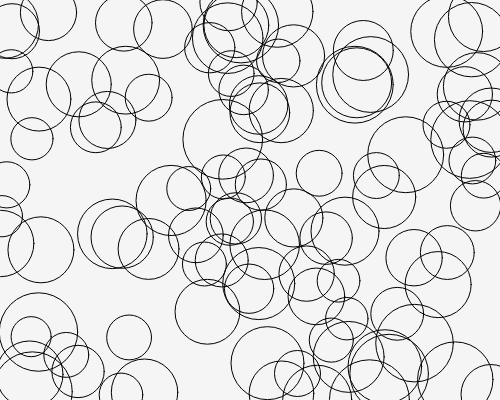
Frame 1 (no input)
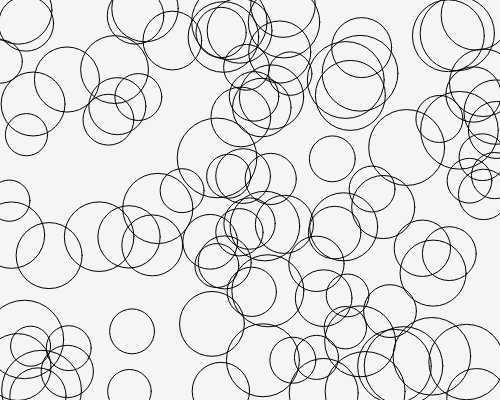
Frame 60 (no input)
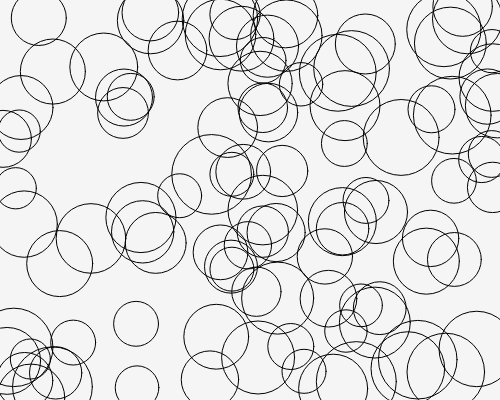
Frame 120 (the mouse pressed at the canvas centre since frame 60)

The p5.js sketch that drew these frames (run headless with seeded random() and noise() and a simulated clock; from frame 60 on, the mouse is pressed at the canvas centre):

// p5.js sketch
// ── sketch.js
let walkers = [];

function setup() {
  
  createCanvas(500, 400);
  
  for (let i = 0; i < 100; i++) {
    walkers.push(new Walker());
  }
}

function draw() {
  background(245);
  for (let i = 0; i < walkers.length; i++) {
    walkers[i].render();
  }
}

// ── walker.js
class Walker {
  constructor() {
    this.x = random(width);
    this.y = random(height);
    this.r = random(20, 40);
    this.vx = random(-0.25, 0.25);
    this.vy = random(-0.25, 0.25);
  }
  render() {
    this.x += this.vx + random(-0.5, 0.5);
    this.y += this.vy + random(-0.5, 0.5);
    
     // wraparound if we're off edge
    this.x = (this.x + width) % width;
    this.y = (this.y + height) % height;
    
    noFill();
    circle(this.x, this.y, this.r * 2);
  }
}
